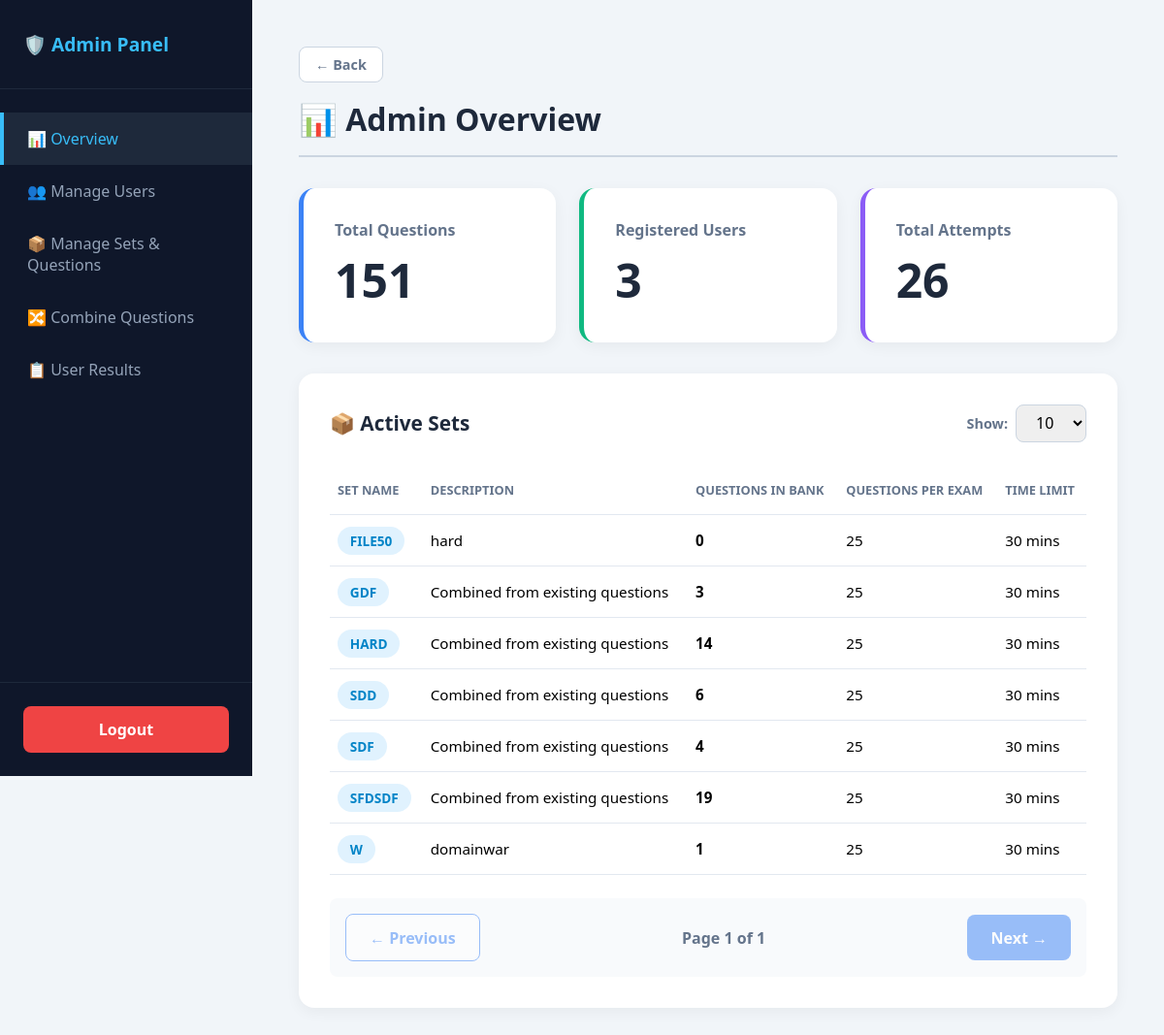
The app's page /admin/dashboard (signed in), older data.
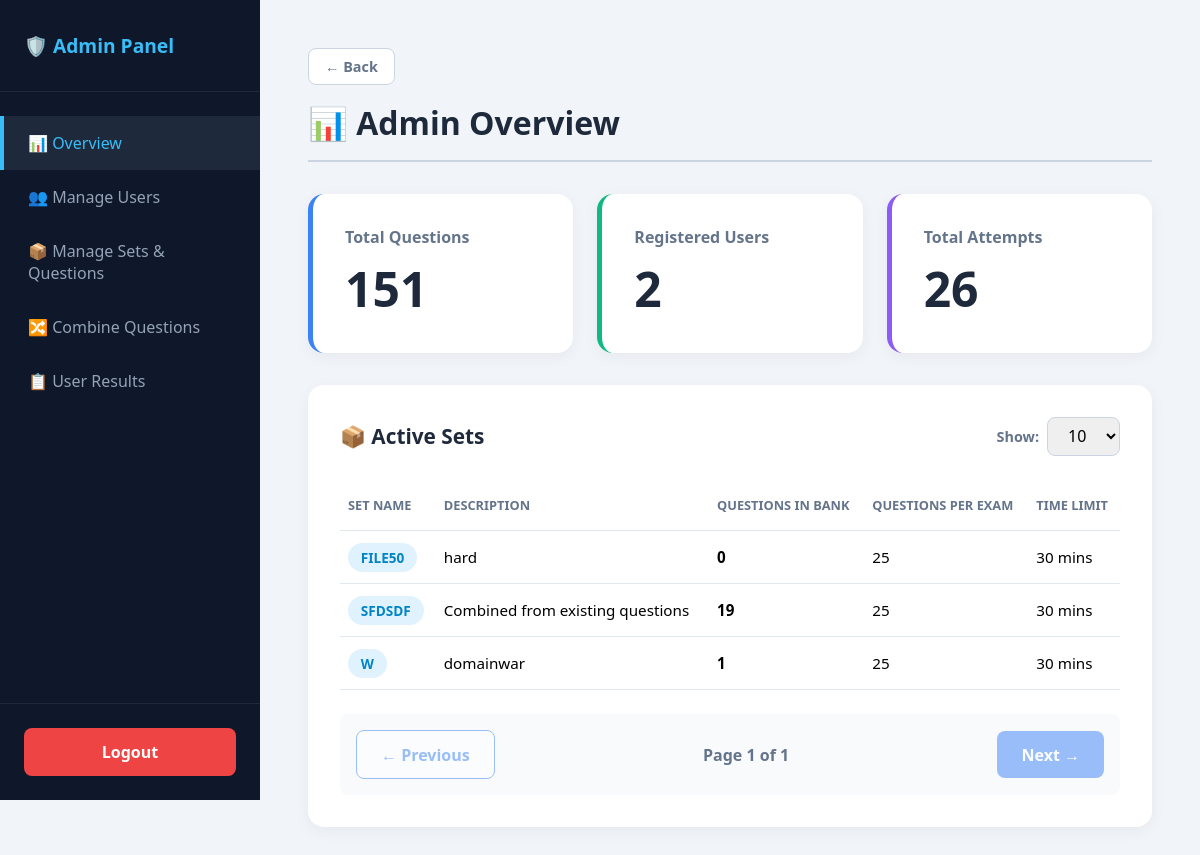
The same page, newer data.
### tables this page shows
CREATE TABLE sets (
            id INTEGER PRIMARY KEY AUTOINCREMENT,
            name TEXT UNIQUE NOT NULL,
            description TEXT DEFAULT '',
            question_count INTEGER DEFAULT 25,
            duration_minutes INTEGER DEFAULT 30,
            created_at TIMESTAMP DEFAULT CURRENT_TIMESTAMP
        );

### app.py (the view)
@app.route("/admin/dashboard")
def admin_dashboard():
    if not session.get("is_admin"): return redirect(url_for("login"))
    conn = get_db()
    tq = conn.execute("SELECT COUNT(DISTINCT LOWER(TRIM(question))) FROM questions").fetchone()[0]
    ta = conn.execute("SELECT COUNT(*) FROM attempts").fetchone()[0]
    student_count = conn.execute("SELECT COUNT(*) FROM students").fetchone()[0]
    conn.close()
    return render_template("admin_dashboard.html", page="dashboard", sets=get_all_sets(),
                           total_questions=tq, total_attempts=ta, student_count=student_count)

### app.py (called while the page is built)
def get_db():
    conn = sqlite3.connect(DB_NAME)
    conn.row_factory = sqlite3.Row
    return conn

def get_all_sets():
    conn = get_db()
    rows = conn.execute("""
        SELECT s.name, s.description, s.question_count, s.duration_minutes,
               (SELECT COUNT(DISTINCT LOWER(TRIM(question))) FROM questions q WHERE q.set_name = s.name) AS qcount
        FROM sets s ORDER BY s.name
    """).fetchall()
    conn.close()
    return rows

### templates/admin_dashboard.html (shortened to what this page needs)
{% extends "admin_base.html" %}
{% block content %}
<h1 class="page-title">📊 Admin Overview</h1>
<div style="display: grid; grid-template-columns: repeat(3, 1fr); gap: 1.5rem; margin-bottom: 2rem;">
  <div class="card" style="border-left: 5px solid #3b82f6; margin-bottom: 0;">
    <h3 style="color:#64748b; font-size:1rem; margin-bottom:0.5rem;">Total Questions</h3>
    <p style="font-size: 3rem; font-weight: 800; color: #1e293b;">{{ total_questions }}</p>
  </div>
  <div class="card" style="border-left: 5px solid #10b981; margin-bottom: 0;">
    <h3 style="color:#64748b; font-size:1rem; margin-bottom:0.5rem;">Registered Users</h3>
    <p style="font-size: 3rem; font-weight: 800; color: #1e293b;">{{ student_count }}</p>
  </div>
  <div class="card" style="border-left: 5px solid #8b5cf6; margin-bottom: 0;">
    <h3 style="color:#64748b; font-size:1rem; margin-bottom:0.5rem;">Total Attempts</h3>
    <p style="font-size: 3rem; font-weight: 800; color: #1e293b;">{{ total_attempts }}</p>
  </div>
</div>
<div class="card">
  <div style="display: flex; justify-content: space-between; align-items: center; margin-bottom: 1.5rem;">
    <h3 style="margin-bottom: 0;">📦 Active Sets</h3>
    <div style="display: flex; align-items: center; gap: 0.5rem;">
      <label style="font-size: 0.9rem; color: #64748b; font-weight: 600;">Show:</label>
      <select id="pageSizeSelect" onchange="changePageSize()" style="width: auto; padding: 0.4rem 1rem; margin-bottom: 0; border-radius: 0.5rem;">
        <option value="10" selected>10</option>
      </select>
    </div>
  </div>
  <table>
    <tr><th>Set Name</th><th>Description</th><th>Questions in Bank</th><th>Questions per Exam</th><th>Time Limit</th></tr>
    {% for s in sets %}
    <tr class="data-row">
      <td><span class="badge">{{ s.name }}</span></td>
      <td>{{ s.description or '—' }}</td>
      <td><strong>{{ s.qcount }}</strong></td>
      <td>{{ s.question_count }}</td>
      <td>{{ s.duration_minutes }} mins</td>
    </tr>
    {% endfor %}
  </table>
  <div id="pagination-controls" style="display: flex; justify-content: space-between; align-items: center; margin-top: 1.5rem; background: #f8fafc; padding: 1rem; border-radius: 0.5rem;">
    <button type="button" class="btn btn-outline" id="prevBtn" onclick="changePage(-1)">← Previous</button>
    <div style="font-weight: 600; color: #64748b;">Page <span id="pageNum">1</span> of <span id="totalPages">1</span></div>
    <button type="button" class="btn" id="nextBtn" onclick="changePage(1)">Next →</button>
  </div>
</div>
{% endblock %}

### templates/admin_base.html (shortened to what this page needs)
<!DOCTYPE html>
<html lang="en">
<head>
</head>
<body>
  <div class="sidebar">
    <h2>🛡️ Admin Panel</h2>
    <div class="nav-links">
      <a href="{{ url_for('admin_dashboard') }}" class="{{ 'active' if page == 'dashboard' else '' }}">📊 Overview</a>
      <a href="{{ url_for('admin_users') }}" class="{{ 'active' if page == 'users' else '' }}">👥 Manage Users</a>
      <a href="{{ url_for('admin_sets') }}" class="{{ 'active' if page == 'sets' else '' }}">📦 Manage Sets & Questions</a>
      <a href="{{ url_for('admin_combine_questions') }}" class="{{ 'active' if page == 'combine' else '' }}">🔀 Combine Questions</a>
      <a href="{{ url_for('admin_results') }}" class="{{ 'active' if page == 'results' else '' }}">📋 User Results</a>
    </div>
    <div class="logout-btn">
      <a href="{{ url_for('logout') }}">Logout</a>
    </div>
  </div>
  <div class="main-content">
    <div style="margin-bottom: 1rem;">
      <a href="{{ url_for('admin_sets') if page == 'questions' else url_for('admin_dashboard') }}"
         style="display:inline-block; padding: 0.5rem 1rem; background: white; color: #64748b; border: 1px solid #cbd5e1; border-radius: 0.5rem; text-decoration: none; font-size: 0.9rem; font-weight: 600; transition: 0.2s;"
         onmouseover="this.style.background='#f8fafc'"
         onmouseout="this.style.background='white'">
        ← Back
      </a>
    </div>
    {% block content %}{% endblock %}
  </div>
</body>
</html>

### templates/admin_base.html (style rules this page uses)
* { box-sizing: border-box; margin: 0; padding: 0; font-family: system-ui, sans-serif; }
body { display: flex; min-height: 100vh; background: #f1f5f9; }
.sidebar { width: 260px; background: #0f172a; color: white; display: flex; flex-direction: column; position: fixed; height: 100vh; }
.sidebar h2 { padding: 2rem 1.5rem; font-size: 1.2rem; border-bottom: 1px solid #1e293b; color: #38bdf8; }
.nav-links { flex: 1; padding: 1.5rem 0; }
.nav-links a { display: flex; align-items: center; gap: 0.8rem; padding: 1rem 1.5rem; color: #94a3b8; text-decoration: none; font-weight: 500; transition: 0.2s; border-left: 4px solid transparent; }
.nav-links a.active { background: #1e293b; color: #38bdf8; border-left-color: #38bdf8; }
.logout-btn { padding: 1.5rem; border-top: 1px solid #1e293b; }
.logout-btn a { display: block; text-align: center; background: #ef4444; color: white; padding: 0.8rem; border-radius: 0.5rem; text-decoration: none; font-weight: 600; }
.main-content { margin-left: 260px; padding: 3rem; flex: 1; }
.page-title { font-size: 2rem; color: #1e293b; margin-bottom: 2rem; border-bottom: 2px solid #cbd5e1; padding-bottom: 1rem; }
.card { background: white; border-radius: 1rem; padding: 2rem; box-shadow: 0 4px 15px rgba(0,0,0,0.05); margin-bottom: 1.5rem; }
.card h3 { color: #1e293b; margin-bottom: 1.5rem; font-size: 1.3rem; }
.btn { background: #3b82f6; color: white; border: none; padding: 0.8rem 1.5rem; border-radius: 0.5rem; font-size: 1rem; font-weight: 600; cursor: pointer; text-decoration: none; display: inline-block; }
.btn-outline { background: white; color: #3b82f6; border: 1.5px solid #3b82f6; }
input[type="text"], input[type="number"], select { width: 100%; padding: 0.8rem 1rem; margin-bottom: 1rem; border-radius: 0.5rem; border: 1px solid #cbd5e1; font-size: 1rem; }
table { width: 100%; border-collapse: collapse; }
th, td { text-align: left; padding: 1rem 0.5rem; border-bottom: 1px solid #e2e8f0; font-size: 0.95rem; }
th { color: #64748b; font-weight: 600; text-transform: uppercase; font-size: 0.8rem; }
.badge { background: #e0f2fe; color: #0284c7; padding: 0.3rem 0.8rem; border-radius: 1rem; font-size: 0.85rem; font-weight: 600; }

Row changes from the older to the newer data that the page shows:
removed sets: name "GDF", description "Combined from existing questions", qcount "3", question_count "25", duration_minutes "30"
removed sets: name "HARD", description "Combined from existing questions", qcount "14", question_count "25", duration_minutes "30"
removed sets: name "SDD", description "Combined from existing questions", qcount "6", question_count "25", duration_minutes "30"
removed sets: name "SDF", description "Combined from existing questions", qcount "4", question_count "25", duration_minutes "30"
Text that changed along with them:
{{ student_count }}: "3" → "2"
